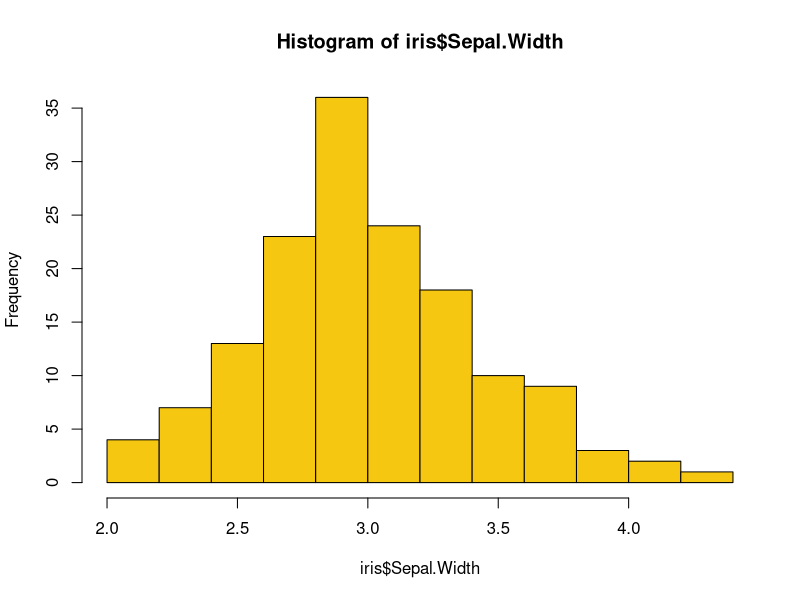
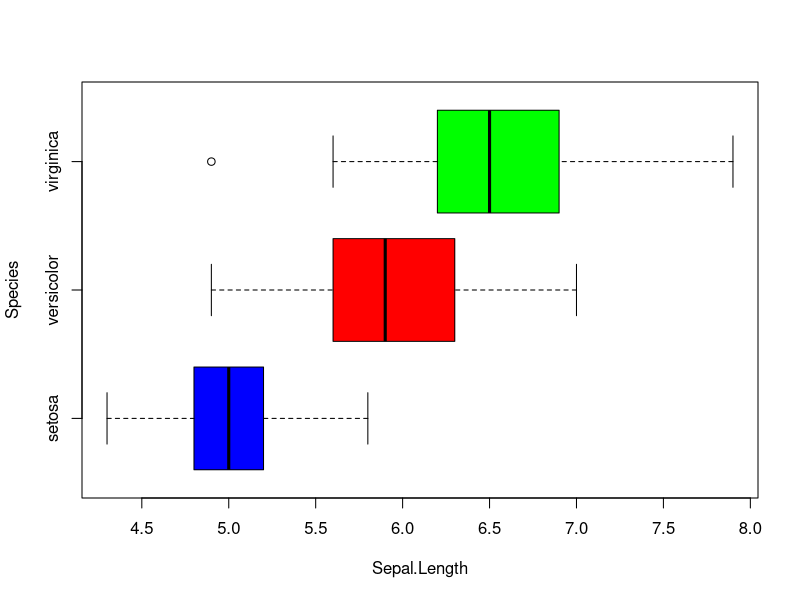
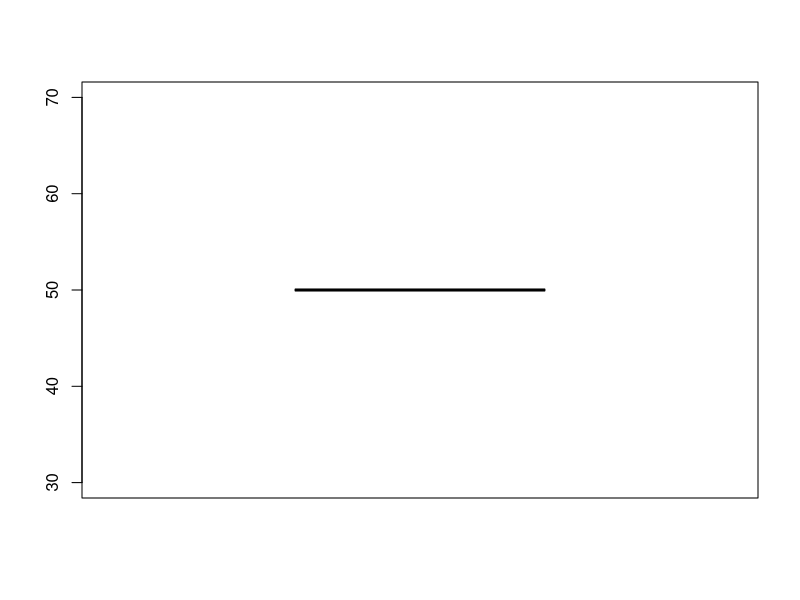

These figures' R source, in order:
data(iris)
hist(iris$Sepal.Width,col=7)
boxplot(Sepal.Length~Species,data=iris,horizontal=T,col=c("blue","red","green"))
boxplot(summary(iris$Species))